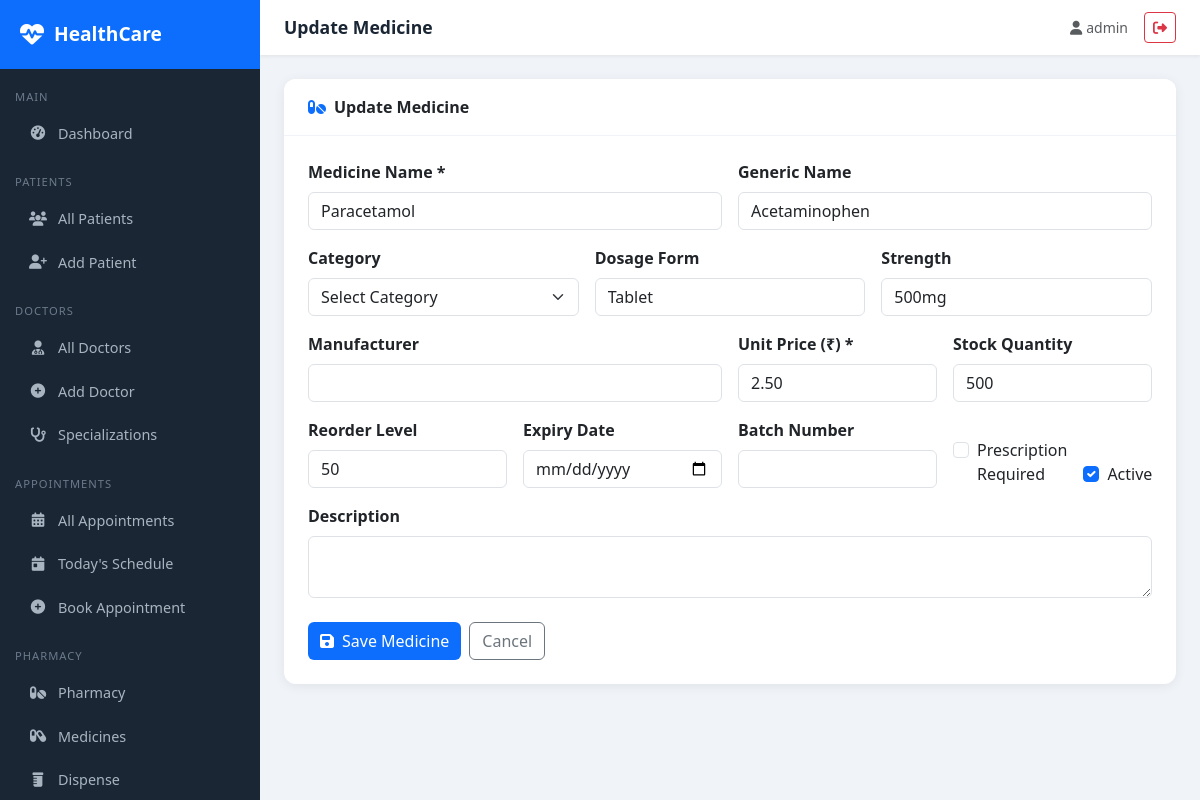
Screenshot of /pharmacy/medicines/1/update/ (signed in) with the database file from the repository.
### pharmacy/models.py (models this page shows, shortened)
class Medicine(models.Model):
    name = models.CharField(max_length=200)
    generic_name = models.CharField(max_length=200, blank=True)
    category = models.ForeignKey(MedicineCategory, on_delete=models.SET_NULL, null=True)
    manufacturer = models.CharField(max_length=200, blank=True)
    description = models.TextField(blank=True)
    dosage_form = models.CharField(max_length=100, blank=True, help_text="e.g. Tablet, Syrup, Injection")
    strength = models.CharField(max_length=100, blank=True, help_text="e.g. 500mg, 250mg/5ml")
    unit_price = models.DecimalField(max_digits=10, decimal_places=2, default=0)
    stock_quantity = models.IntegerField(default=0)
    reorder_level = models.IntegerField(default=10)
    expiry_date = models.DateField(null=True, blank=True)
    batch_number = models.CharField(max_length=50, blank=True)
    requires_prescription = models.BooleanField(default=False)
    is_active = models.BooleanField(default=True)
    created_at = models.DateTimeField(auto_now_add=True)
    updated_at = models.DateTimeField(auto_now=True)

### pharmacy/views.py (the view)
# urls.py: path('medicines/<int:pk>/update/', views.medicine_update, name='medicine_update'),
@login_required
def medicine_update(request, pk):
    medicine = get_object_or_404(Medicine, pk=pk)
    if request.method == 'POST':
        form = MedicineForm(request.POST, instance=medicine)
        if form.is_valid():
            form.save()
            messages.success(request, 'Medicine updated successfully!')
            return redirect('medicine_detail', pk=medicine.pk)
    else:
        form = MedicineForm(instance=medicine)
    return render(request, 'pharmacy/medicine_form.html', {'form': form, 'title': 'Update Medicine', 'medicine': medicine})

### pharmacy/forms.py
class MedicineForm(forms.ModelForm):
    class Meta:
        model = Medicine
        exclude = ['created_at', 'updated_at']
        widgets = {
            'description': forms.Textarea(attrs={'rows': 3}),
            'expiry_date': forms.DateInput(attrs={'type': 'date'}),
        }

### templates/pharmacy/medicine_form.html (shortened to what this page needs)
{% extends 'base/base.html' %}
{% block page_title %}{{ title }}{% endblock %}
{% block content %}
<div class="card">
    <div class="card-header py-3 px-4"><i class="fas fa-pills text-primary me-2"></i>{{ title }}</div>
    <div class="card-body p-4">
        <form method="post">
            <div class="row g-3">
                <div class="col-md-6"><label class="form-label fw-semibold">Medicine Name *</label><input type="text" name="name" class="form-control" value="{{ form.name.value|default:'' }}" required></div>
                <div class="col-md-6"><label class="form-label fw-semibold">Generic Name</label><input type="text" name="generic_name" class="form-control" value="{{ form.generic_name.value|default:'' }}"></div>
                <div class="col-md-4">
                    <label class="form-label fw-semibold">Category</label>
                    <select name="category" class="form-select">
                        <option value="">Select Category</option>
                    </select>
                </div>
                <div class="col-md-4"><label class="form-label fw-semibold">Dosage Form</label><input type="text" name="dosage_form" class="form-control" value="{{ form.dosage_form.value|default:'' }}" placeholder="Tablet, Syrup..."></div>
                <div class="col-md-4"><label class="form-label fw-semibold">Strength</label><input type="text" name="strength" class="form-control" value="{{ form.strength.value|default:'' }}" placeholder="500mg..."></div>
                <div class="col-md-6"><label class="form-label fw-semibold">Manufacturer</label><input type="text" name="manufacturer" class="form-control" value="{{ form.manufacturer.value|default:'' }}"></div>
                <div class="col-md-3"><label class="form-label fw-semibold">Unit Price (₹) *</label><input type="number" step="0.01" name="unit_price" class="form-control" value="{{ form.unit_price.value|default:'0' }}" required></div>
                <div class="col-md-3"><label class="form-label fw-semibold">Stock Quantity</label><input type="number" name="stock_quantity" class="form-control" value="{{ form.stock_quantity.value|default:'0' }}"></div>
                <div class="col-md-3"><label class="form-label fw-semibold">Reorder Level</label><input type="number" name="reorder_level" class="form-control" value="{{ form.reorder_level.value|default:'10' }}"></div>
                <div class="col-md-3"><label class="form-label fw-semibold">Expiry Date</label><input type="date" name="expiry_date" class="form-control" value="{{ form.expiry_date.value|default:'' }}"></div>
                <div class="col-md-3"><label class="form-label fw-semibold">Batch Number</label><input type="text" name="batch_number" class="form-control" value="{{ form.batch_number.value|default:'' }}"></div>
                <div class="col-md-3 d-flex align-items-end gap-3">
                    <div class="form-check"><input class="form-check-input" type="checkbox" name="requires_prescription" {% if form.requires_prescription.value %}checked{% endif %}><label class="form-check-label">Prescription Required</label></div>
                    <div class="form-check"><input class="form-check-input" type="checkbox" name="is_active" {% if form.is_active.value != False %}checked{% endif %}><label class="form-check-label">Active</label></div>
                </div>
                <div class="col-12"><label class="form-label fw-semibold">Description</label><textarea name="description" class="form-control" rows="2">{{ form.description.value|default:'' }}</textarea></div>
            </div>
            <div class="d-flex gap-2 mt-4">
                <button type="submit" class="btn btn-primary"><i class="fas fa-save me-2"></i>Save Medicine</button>
                <a href="{% url 'medicine_list' %}" class="btn btn-outline-secondary">Cancel</a>
            </div>
        </form>
    </div>
</div>
{% endblock %}

### templates/base/base.html (shortened to what this page needs)
<!DOCTYPE html>
<html lang="en">
<head>
    <link href="https://cdn.jsdelivr.net/npm/bootstrap@5.3.0/dist/css/bootstrap.min.css" rel="stylesheet">
    <link href="https://cdnjs.cloudflare.com/ajax/libs/font-awesome/6.4.0/css/all.min.css" rel="stylesheet">
</head>
<body>
{% if user.is_authenticated %}
<div class="sidebar">
    <div class="sidebar-brand">
        <i class="fas fa-heartbeat"></i>
        <span>HealthCare</span>
    </div>
    <nav class="mt-2">
        <div class="nav-section">Main</div>
        <a href="{% url 'dashboard' %}" class="nav-link {% if request.resolver_match.url_name == 'dashboard' %}active{% endif %}">
            <i class="fas fa-tachometer-alt"></i> Dashboard
        </a>
        <div class="nav-section">Patients</div>
        <a href="{% url 'patient_list' %}" class="nav-link {% if 'patient' in request.resolver_match.url_name %}active{% endif %}">
            <i class="fas fa-users"></i> All Patients
        </a>
        <a href="{% url 'patient_create' %}" class="nav-link">
            <i class="fas fa-user-plus"></i> Add Patient
        </a>
        <div class="nav-section">Doctors</div>
        <a href="{% url 'doctor_list' %}" class="nav-link {% if 'doctor' in request.resolver_match.url_name %}active{% endif %}">
            <i class="fas fa-user-md"></i> All Doctors
        </a>
        <a href="{% url 'doctor_create' %}" class="nav-link">
            <i class="fas fa-plus-circle"></i> Add Doctor
        </a>
        <a href="{% url 'specialization_list' %}" class="nav-link">
            <i class="fas fa-stethoscope"></i> Specializations
        </a>
        <div class="nav-section">Appointments</div>
        <a href="{% url 'appointment_list' %}" class="nav-link {% if 'appointment' in request.resolver_match.url_name %}active{% endif %}">
            <i class="fas fa-calendar-alt"></i> All Appointments
        </a>
        <a href="{% url 'today_appointments' %}" class="nav-link">
            <i class="fas fa-calendar-day"></i> Today's Schedule
        </a>
        <a href="{% url 'appointment_create' %}" class="nav-link">
            <i class="fas fa-plus-circle"></i> Book Appointment
        </a>
        <div class="nav-section">Pharmacy</div>
        <a href="{% url 'pharmacy_dashboard' %}" class="nav-link">
            <i class="fas fa-pills"></i> Pharmacy
        </a>
        <a href="{% url 'medicine_list' %}" class="nav-link">
            <i class="fas fa-capsules"></i> Medicines
        </a>
        <a href="{% url 'dispense_medicine' %}" class="nav-link">
            <i class="fas fa-prescription-bottle"></i> Dispense
        </a>
    </nav>
</div>
<div class="main-content">
    <div class="topbar">
        <span class="topbar-title">{% block page_title %}HealthCare Portal{% endblock %}</span>
        <div class="d-flex align-items-center gap-3">
            <span class="text-muted small"><i class="fas fa-user me-1"></i>{{ user.get_full_name|default:user.username }}</span>
            <a href="{% url 'logout' %}" class="btn btn-sm btn-outline-danger"><i class="fas fa-sign-out-alt"></i></a>
        </div>
    </div>
    <div class="page-content">
        {% block content %}{% endblock %}
    </div>
</div>
{% else %}
{% block public_content %}{% endblock %}
{% endif %}
</body>
</html>

### templates/base/base.html (style rules this page uses)
:root { --primary: #0d6efd; --sidebar-bg: #1a2634; --sidebar-width: 260px; }
body { background: #f0f4f8; font-family: 'Segoe UI', sans-serif; }
.sidebar { position: fixed; top: 0; left: 0; height: 100vh; width: var(--sidebar-width); background: var(--sidebar-bg); z-index: 1000; overflow-y: auto; transition: all 0.3s; }
.sidebar-brand { padding: 20px; background: #0d6efd; color: white; font-size: 1.2rem; font-weight: 700; display: flex; align-items: center; gap: 10px; }
.sidebar-brand i { font-size: 1.5rem; }
.nav-section { padding: 10px 15px 5px; font-size: 0.7rem; color: #6c7a8a; text-transform: uppercase; letter-spacing: 1px; margin-top: 10px; }
.sidebar .nav-link { color: #a8b5c0; padding: 10px 20px; border-radius: 8px; margin: 2px 8px; display: flex; align-items: center; gap: 10px; font-size: 0.9rem; transition: all 0.2s; }
.sidebar .nav-link i { width: 20px; text-align: center; }
.main-content { margin-left: var(--sidebar-width); min-height: 100vh; }
.topbar { background: #fff; padding: 12px 24px; box-shadow: 0 1px 4px rgba(0,0,0,0.08); display: flex; justify-content: space-between; align-items: center; position: sticky; top: 0; z-index: 999; }
.topbar-title { font-weight: 600; color: #1a2634; font-size: 1.1rem; }
.page-content { padding: 24px; }
.card { border: none; border-radius: 12px; box-shadow: 0 2px 12px rgba(0,0,0,0.07); }
.card-header { background: #fff; border-bottom: 1px solid #f0f4f8; border-radius: 12px 12px 0 0 !important; font-weight: 600; }
.btn-primary { background: #0d6efd; border: none; }

### rows the page displays
Medicine: name "Paracetamol", generic_name "Acetaminophen", dosage_form "Tablet", strength "500mg", unit_price "2.50"

### other values shown
{{ title }} "Update Medicine"
{{ user.get_full_name|default:user.username }} "admin"
